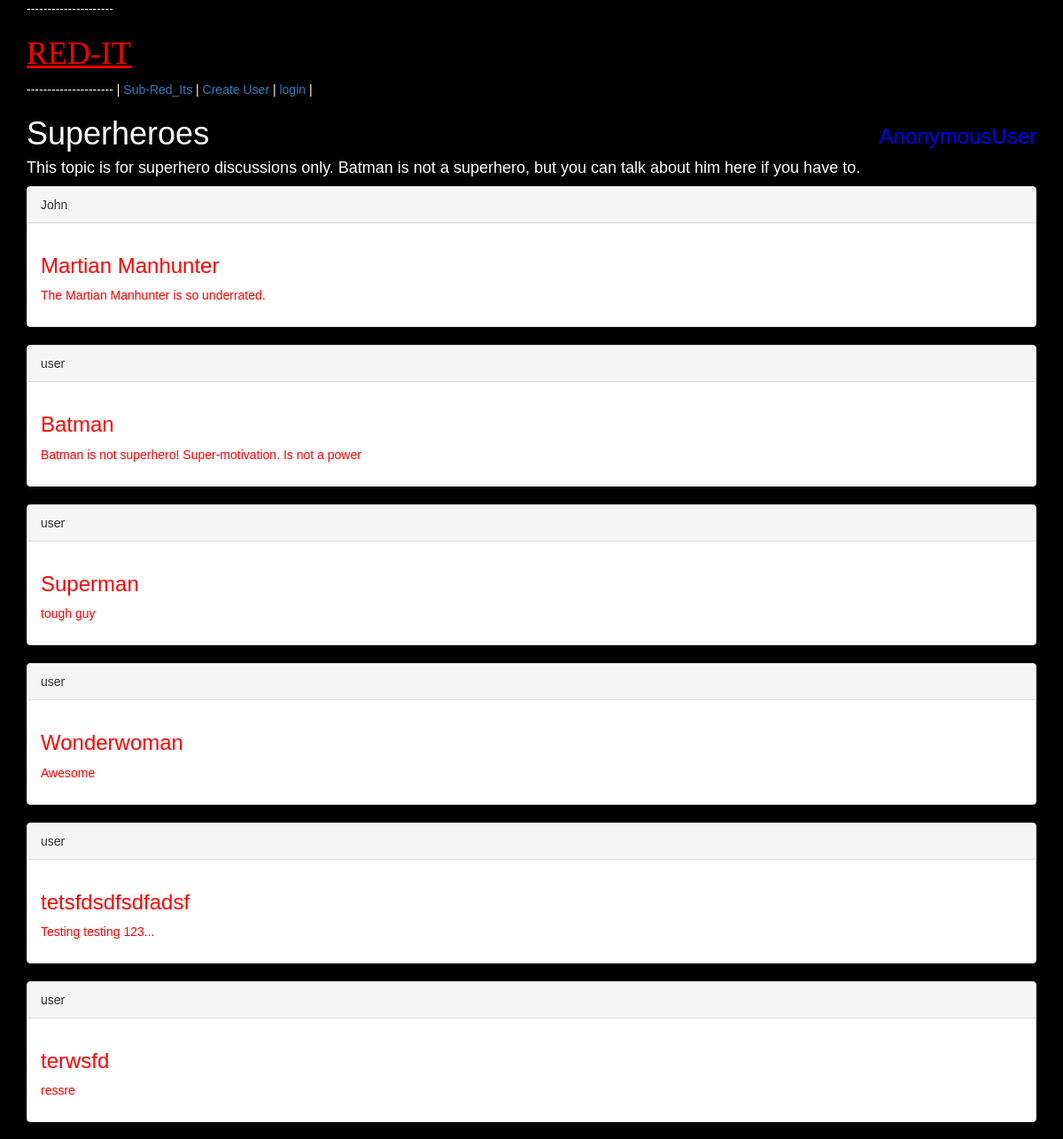
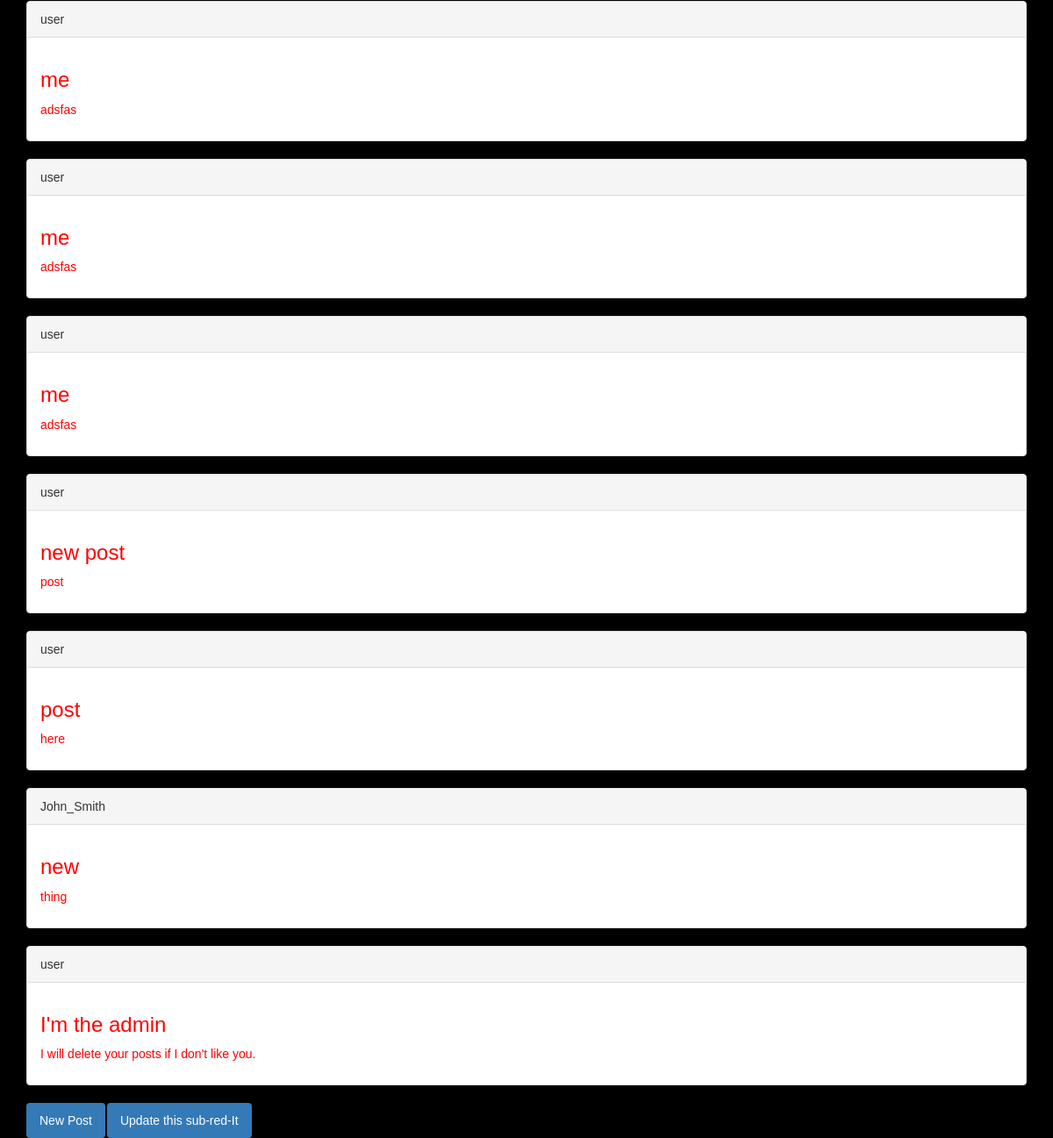
The app's page /subreddits/2/ with its own data (2 pictures, top to bottom).
### app/models.py (models this page shows, shortened)
class Subreddit(models.Model):
    name = models.CharField(max_length=20)
    description = models.CharField(max_length=255)
    creation_date_time = models.DateTimeField(auto_now_add=True)

class Post(models.Model):
    title = models.CharField(max_length=20)
    description = models.CharField(max_length=255)
    url = models.URLField(max_length=200, null=True, blank=True)
    creation_time = models.DateTimeField(auto_now_add=True)
    modification_time = models.DateTimeField(auto_now=True)
    post_to_subreddit = models.ForeignKey(Subreddit)
    post_to_user = models.ForeignKey(User)
    def __str__(self):
        return self.title

### app/views.py (the view)
# urls.py: url(r'^subreddits/(?P<pk>\d+)/$', SubredditDetailView.as_view(), name="subreddit_detail_view"),
class SubredditDetailView(DetailView):
    model = Subreddit

### templates/app/subreddit_detail.html (shortened to what this page needs)
{% extends 'base.html' %}
{% block content %}
  <h1>{{ subreddit.name }}</h1>
  <h4>{{ subreddit.description }}</h4>
  {% for post in object.post_set.all|slice:":20" %}
    <div class="panel panel-default">
      <div class="panel-heading">{{ post.post_to_user }}</div>
    <div class="panel-body">
      <a href="{% url 'post_detail_view' post.id %}"><h3 style="color:red;">{{ post }}</h3></a>
      <p style="color:red">{{ post.description }}</p>
   </div>
   </div>
  {% endfor %}
  <ul class="nav nav-pills">
    <li role="presentation" class="active"><a href="{% url 'post_create_view' object.id %}">New Post</a></li>
    <li role="presentation" class="active"><a href="{% url 'subreddit_update_view' object.id %}">Update this sub-red-It</a></li>
  </ul>
{% endblock %}

### templates/base.html (style rules this page uses)
body { background-color: black; color: white; font-family:sans-serif; }

### records on screen
Subreddit: name "Superheroes", description "This topic is for superhero discussions only. Batman is not a superhero, but you can talk about him here if you have to."
Post: post_to_user "John", title "Martian Manhunter", description "The Martian Manhunter is so underrated."
Post: post_to_user "user", title "Batman", description "Batman is not superhero! Super-motivation. Is not a power"
Post: post_to_user "user", title "Superman", description "tough guy"
Post: post_to_user "user", title "Wonderwoman", description "Awesome"
Post: post_to_user "user", title "tetsfdsdfsdfadsf", description "Testing testing 123..."
Post: post_to_user "user", title "terwsfd", description "ressre"
Post: post_to_user "user", title "me", description "adsfas"
Post: post_to_user "user", title "me", description "adsfas"
Post: post_to_user "user", title "me", description "adsfas"
Post: post_to_user "user", title "new post", description "post"
Post: post_to_user "user", title "post", description "here"
Post: post_to_user "John_Smith", title "new", description "thing"
Post: post_to_user "user", title "I'm the admin", description "I will delete your posts if I don't like you."

### other values on screen
{{ request.user }} "AnonymousUser"
